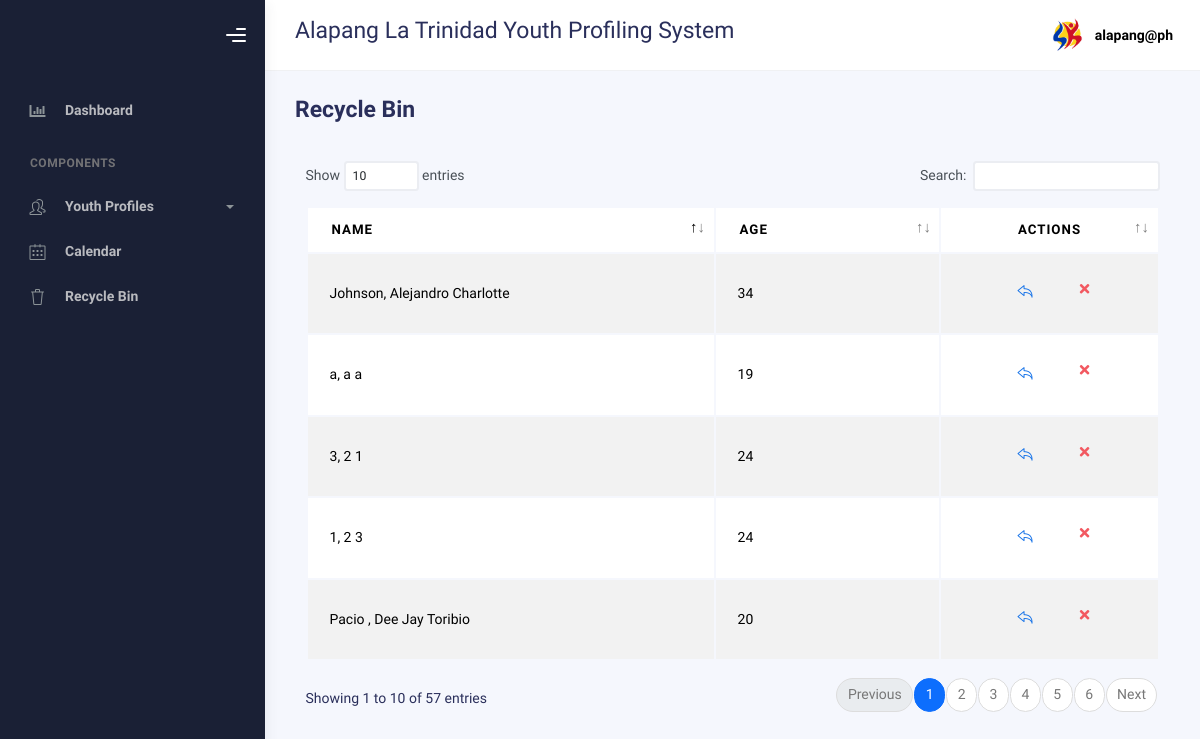
Page /admin/recycle.php (signed in) on the earlier database version.
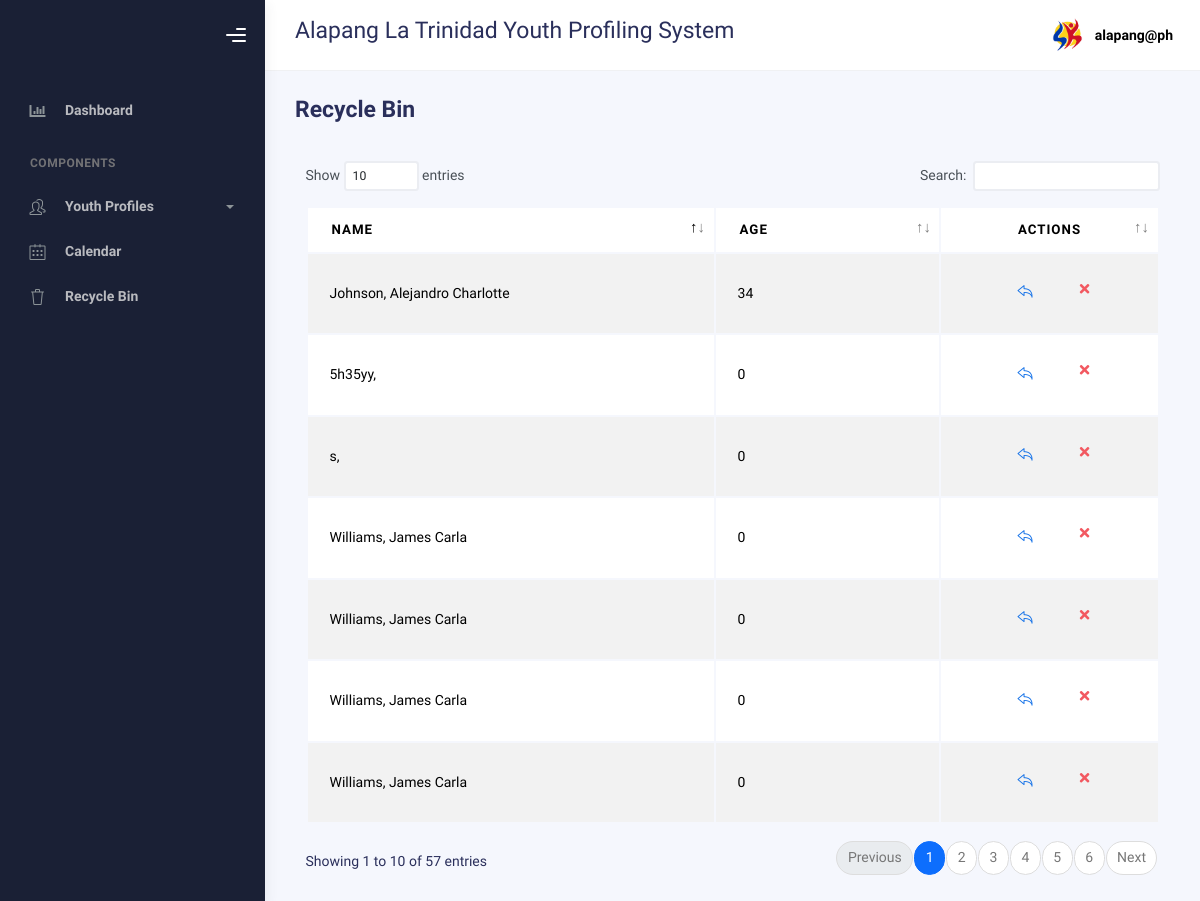
Same page on the later database version.
### tables this page shows
CREATE TABLE `barangay` (
  `ID` int(11) NOT NULL,
  `Brngy` varchar(50) NOT NULL,
  `Code` varchar(2) NOT NULL
);

CREATE TABLE `delete_profile` (
  `id` int(11) NOT NULL,
  `lname` varchar(100) NOT NULL,
  `fname` varchar(100) NOT NULL,
  `mname` varchar(100) NOT NULL,
  `suffix` varchar(20) NOT NULL,
  `region` varchar(100) NOT NULL,
  `province` varchar(100) NOT NULL,
  `municipality` varchar(100) NOT NULL,
  `barangay` varchar(100) NOT NULL,
  `purok` varchar(100) NOT NULL,
  `sex` varchar(10) NOT NULL,
  `age` int(11) NOT NULL,
  `email` varchar(100) NOT NULL,
  `birth_month` varchar(20) NOT NULL,
  `birth_day` varchar(20) NOT NULL,
  `birth_year` varchar(20) NOT NULL,
  `contactnumber` varchar(20) NOT NULL,
  `civil_status` varchar(20) NOT NULL,
  `youth_classification` varchar(100) NOT NULL,
  `age_group` varchar(50) NOT NULL,
  `work_status` varchar(50) NOT NULL,
  `educational_background` varchar(50) NOT NULL,
  `register_sk_voter` varchar(50) NOT NULL,
  `voted_last_election` varchar(3) NOT NULL,
  `attended_kk` varchar(3) NOT NULL,
  `times_attended_kk` int(11) NOT NULL,
  `date_created` varchar(50) NOT NULL
);

### admin/recycle.php (the view, shortened to what this page needs)
<?php
include("../connection/conne.php");
$select_sql = "SELECT * FROM delete_profile";
$result = mysqli_query($conn, $select_sql);
$barangay_code = "";
$fetch_barangay = "SELECT * FROM barangay WHERE CODE = '$_SESSION[code]'";
$fetch_barangay_result = mysqli_query($conn, $fetch_barangay);
while($row = mysqli_fetch_assoc($fetch_barangay_result)){
  $barangay_code = $row['Brngy'];
}
?>
<!DOCTYPE html>
<html lang="en">
<head>
    <link rel="stylesheet" href="../bootstrap/assets/css/bootstrap.min.css" />
    <link rel="stylesheet" href="../bootstrap/assets/css/plugins.min.css" />
    <link rel="stylesheet" href="../bootstrap/assets/css/kaiadmin.min.css" />
  </head>
  <body>
  <div class="wrapper">
      <div class="sidebar" data-background-color="dark">
        <div class="sidebar-logo">
          <div class="logo-header" data-background-color="dark">
            <div class="nav-toggle">
              <button class="btn btn-toggle toggle-sidebar">
                <i class="gg-menu-right"></i>
              </button>
            </div>
          </div>
        </div>
        <div class="sidebar-wrapper scrollbar scrollbar-inner">
          <div class="sidebar-content">
            <ul class="nav nav-secondary">
            <li class="nav-item">
                <a
                  href="homepage.php"
                  aria-expanded="false"
                >
                  <i class="fas fa-chart-bar"></i>
                  <p>Dashboard</p>
                </a>
              </li>
              <li class="nav-section">
                <h4 class="text-section">Components</h4>
              </li>
              <li class="nav-item">
               <a data-bs-toggle="collapse" href="#tables">
                <i class="fas icon-people"></i>
                <p>Youth Profiles</p>
                <span class="caret"></span>
              </a>
            </li>
              <li class="nav-item">
              <li class="nav-item">
                <a href="calendar.php">
                  <i class="fas icon-calendar"></i>
                  <p>Calendar</p>
                </a>
              </li>
              <li class="nav-item">
                <a href="recycle.php">
                  <i class="fas icon-trash"></i>
                  <p>Recycle Bin</p>
                </a>
              </li>
            </ul>
          </div>
        </div>
      </div>
      <div class="main-panel">
        <div class="main-header">
          <nav
            class="navbar navbar-header navbar-header-transparent navbar-expand-lg border-bottom"
          >
            <div class="container-fluid">
              <h3><?php echo $barangay_code; ?> La Trinidad Youth Profiling System</h3>
              <ul class="navbar-nav topbar-nav ms-md-auto align-items-center">
                <li class="nav-item topbar-user dropdown hidden-caret">
                  <a
                    class="dropdown-toggle profile-pic"
                    data-bs-toggle="dropdown"
                    aria-expanded="false">
                    <div class="avatar-sm">
                  <img src="../bootstrap/assets/img/profile.jpg" alt="..." class="avatar-img rounded-circle" />
                </div>
                <span class="profile-username">
                  <span class="fw-bold"><?php echo $_SESSION['email']; ?></span>
                </span>
              </a>
                </li>
              </ul>
            </div>
          </nav>
        </div>
        <div class="container">
          <div class="page-inner">
            <div class="page-header">
              <h3 class="fw-bold mb-3">Recycle Bin</h3>
              </div>
              <div class="card-body">
                        <div class="table-responsive">
                            <div id="basic-datatables_wrapper" class="dataTables_wrapper container-fluid dt-bootstrap4"><div class="row"><div class="col-sm-12 col-md-6"><div class="dataTables_length" id="basic-datatables_length"><label>Show <select name="basic-datatables_length" aria-controls="basic-datatables" class="form-control form-control-sm"><option value="10">10</option><option value="25">25</option><option value="50">50</option><option value="100">100</option></select> entries</label></div></div><div class="col-sm-12 col-md-6"><div id="basic-datatables_filter" class="dataTables_filter"><label>Search:<input type="search" class="form-control form-control-sm" placeholder="" aria-controls="basic-datatables"></label></div></div></div><div class="row"><div class="col-sm-12"><table id="basic-datatables" class="display table table-striped table-hover dataTable" role="grid" aria-describedby="basic-datatables_info">
                                <thead>
                                  <tr role="row">
                                      <th class="sorting_asc" tabindex="0" aria-controls="basic-datatables" rowspan="1" colspan="1" aria-sort="ascending" aria-label="Name: activate to sort column descending" style="width: 541.766px;">Name</th>
                                      <th class="sorting" tabindex="0" aria-controls="basic-datatables" rowspan="1" colspan="1" aria-label="Position: activate to sort column ascending" style="width: 265.516px;">Age</th>
                                      <th class="sorting" tabindex="0" aria-controls="basic-datatables" rowspan="1" colspan="1" aria-label="Office: activate to sort column ascending" style="width: 200.266px;"><center>Actions</center></th>
                                    </tr>
                                </thead>
                                <tbody>
                                <?php
                                while ($row = mysqli_fetch_assoc($result)) {
                                    echo "<tr>";
                                    echo "<td>" . $row['lname'] . ", " . $row['fname'] . " " . $row['mname'] . " " . $row['suffix'] . "</td>";
                                    echo "<td>" . $row['age'] . "</td>";
                                    echo '<td><center><div class="form-button-action">
                                            <a href="?action=restore&id=' . $row['id'] . '" class="btn btn-link btn-primary btn-lg" data-bs-toggle="tooltip" title="Restore">
                                                <i class="icon-action-undo"></i>
                                            </a>
                                            <a href="?action=delete&id=' . $row['id'] . '" class="btn btn-link btn-danger" data-bs-toggle="tooltip" title="Delete Permanently">
                                                <i class="fa fa-times"></i>
                                            </a>
                                            </div>
                                        </center></td>';
                                    echo "</tr>";
                                }
                                ?>
                                </tbody>
                            </table></div></div><div class="row"><div class="col-sm-12 col-md-5"><div class="dataTables_info" id="basic-datatables_info" role="status" aria-live="polite">Showing 1 to 10 of 57 entries</div></div><div class="col-sm-12 col-md-7"><div class="dataTables_paginate paging_simple_numbers" id="basic-datatables_paginate"><ul class="pagination"><li class="paginate_button page-item previous disabled" id="basic-datatables_previous"><a href="#" aria-controls="basic-datatables" data-dt-idx="0" tabindex="0" class="page-link">Previous</a></li><li class="paginate_button page-item active"><a href="#" aria-controls="basic-datatables" data-dt-idx="1" tabindex="0" class="page-link">1</a></li><li class="paginate_button page-item "><a href="#" aria-controls="basic-datatables" data-dt-idx="2" tabindex="0" class="page-link">2</a></li><li class="paginate_button page-item "><a href="#" aria-controls="basic-datatables" data-dt-idx="3" tabindex="0" class="page-link">3</a></li><li class="paginate_button page-item "><a href="#" aria-controls="basic-datatables" data-dt-idx="4" tabindex="0" class="page-link">4</a></li><li class="paginate_button page-item "><a href="#" aria-controls="basic-datatables" data-dt-idx="5" tabindex="0" class="page-link">5</a></li><li class="paginate_button page-item "><a href="#" aria-controls="basic-datatables" data-dt-idx="6" tabindex="0" class="page-link">6</a></li><li class="paginate_button page-item next" id="basic-datatables_next"><a href="#" aria-controls="basic-datatables" data-dt-idx="7" tabindex="0" class="page-link">Next</a></li></ul></div></div></div></div>
                        </div>
                    </div>
    </body>
</html>

Differences in the rows shown:
changed delete_profile (number 2 of 7 on the later page): lname "a" → "5h35yy"; age "19" → "0"; fname "a" → (not shown); mname "a" → (not shown)
changed delete_profile (number 3 of 7 on the later page): lname "3" → "s"; age "24" → "0"; fname "2" → (not shown); mname "1" → (not shown)
changed delete_profile (number 4 of 7 on the later page): lname "1" → "Williams"; fname "2" → "James"; mname "3" → "Carla"; age "24" → "0"
added delete_profile: lname "Williams", fname "James", mname "Carla", age "0"
added delete_profile: lname "Williams", fname "James", mname "Carla", age "0"
changed delete_profile (number 7 of 7 on the later page): lname "Pacio" → "Williams"; fname "Dee Jay" → "James"; mname "Toribio" → "Carla"; age "20" → "0"
